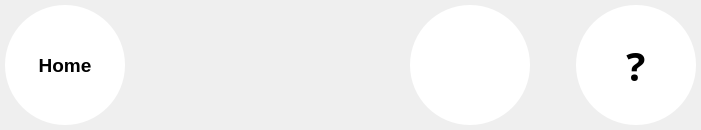
  <widget class="QWidget" name="layoutWidget_6">
   <property name="geometry">
    <rect>
     <x>40</x>
     <y>10</y>
     <width>701</width>
     <height>130</height>
    </rect>
   </property>
   <layout class="QHBoxLayout" name="horizontalLayout_6">
    <property name="margin">
     <number>5</number>
    </property>
    <item>
     <widget class="QToolButton" name="B_Home">
      <property name="minimumSize">
       <size>
        <width>120</width>
        <height>120</height>
       </size>
      </property>
      <property name="maximumSize">
       <size>
        <width>120</width>
        <height>120</height>
       </size>
      </property>
      <property name="palette">
       <palette>
        <active>
         <colorrole role="Button">
          <brush brushstyle="SolidPattern">
           <color alpha="255">
            <red>255</red>
            <green>255</green>
            <blue>255</blue>
           </color>
          </brush>
         </colorrole>
         <colorrole role="Base">
          <brush brushstyle="SolidPattern">
           <color alpha="255">
            <red>255</red>
            <green>255</green>
            <blue>255</blue>
           </color>
          </brush>
         </colorrole>
         <colorrole role="Window">
          <brush brushstyle="SolidPattern">
           <color alpha="255">
            <red>255</red>
            <green>255</green>
            <blue>255</blue>
           </color>
          </brush>
         </colorrole>
        </active>
        <inactive>
         <colorrole role="Button">
          <brush brushstyle="SolidPattern">
           <color alpha="255">
            <red>255</red>
            <green>255</green>
            <blue>255</blue>
           </color>
          </brush>
         </colorrole>
         <colorrole role="Base">
          <brush brushstyle="SolidPattern">
           <color alpha="255">
            <red>255</red>
            <green>255</green>
            <blue>255</blue>
           </color>
          </brush>
         </colorrole>
         <colorrole role="Window">
          <brush brushstyle="SolidPattern">
           <color alpha="255">
            <red>255</red>
            <green>255</green>
            <blue>255</blue>
           </color>
          </brush>
         </colorrole>
        </inactive>
        <disabled>
         <colorrole role="Button">
          <brush brushstyle="SolidPattern">
           <color alpha="255">
            <red>255</red>
            <green>255</green>
            <blue>255</blue>
           </color>
          </brush>
         </colorrole>
         <colorrole role="Base">
          <brush brushstyle="SolidPattern">
           <color alpha="255">
            <red>255</red>
            <green>255</green>
            <blue>255</blue>
           </color>
          </brush>
         </colorrole>
         <colorrole role="Window">
          <brush brushstyle="SolidPattern">
           <color alpha="255">
            <red>255</red>
            <green>255</green>
            <blue>255</blue>
           </color>
          </brush>
         </colorrole>
        </disabled>
       </palette>
      </property>
      <property name="font">
       <font>
        <pointsize>14</pointsize>
        <weight>75</weight>
        <bold>true</bold>
       </font>
      </property>
      <property name="styleSheet">
       <string notr="true">QToolButton{
background-color: rgb(255, 255, 255);
border-width:1px;
border-radius:60px;
max-width:120px;
max-height:120px;
min-width:120px;
min-height:120px;
}

QToolButton:pressed{ 
	background-color: rgb(222, 222, 222);

}</string>
      </property>
      <property name="text">
       <string>Home</string>
      </property>
      <property name="icon">
       <iconset resource="Src.qrc">
        <normaloff>:/ImgList/Home</normaloff>:/ImgList/Home</iconset>
      </property>
      <property name="iconSize">
       <size>
        <width>70</width>
        <height>70</height>
       </size>
      </property>
      <property name="toolButtonStyle">
       <enum>Qt::ToolButtonTextUnderIcon</enum>
      </property>
     </widget>
    </item>
    <item>
     <spacer name="horizontalSpacer_6">
      <property name="orientation">
       <enum>Qt::Horizontal</enum>
      </property>
      <property name="sizeHint" stdset="0">
       <size>
        <width>40</width>
        <height>20</height>
       </size>
      </property>
     </spacer>
    </item>
    <item>
     <widget class="QToolButton" name="B_Assistance">
      <property name="font">
       <font>
        <family>Droid Sans Georgian</family>
        <pointsize>30</pointsize>
        <weight>75</weight>
        <bold>true</bold>
       </font>
      </property>
      <property name="styleSheet">
       <string notr="true">QToolButton{
background-color: rgb(255, 255, 255);
border-width:1px;
border-radius:60px;
max-width:120px;
max-height:120px;
min-width:120px;
min-height:120px;
}

QToolButton:pressed{ 
	background-color: rgb(222, 222, 222);

}</string>
      </property>
      <property name="text">
       <string/>
      </property>
      <property name="icon">
       <iconset resource="Src.qrc">
        <normaloff>:/ImgList/BAssistance</normaloff>:/ImgList/BAssistance</iconset>
      </property>
      <property name="iconSize">
       <size>
        <width>70</width>
        <height>70</height>
       </size>
      </property>
      <property name="popupMode">
       <enum>QToolButton::DelayedPopup</enum>
      </property>
      <property name="toolButtonStyle">
       <enum>Qt::ToolButtonIconOnly</enum>
      </property>
      <property name="autoRaise">
       <bool>false</bool>
      </property>
     </widget>
    </item>
    <item>
     <spacer name="horizontalSpacer_11">
      <property name="orientation">
       <enum>Qt::Horizontal</enum>
      </property>
      <property name="sizeType">
       <enum>QSizePolicy::Fixed</enum>
      </property>
      <property name="sizeHint" stdset="0">
       <size>
        <width>40</width>
        <height>20</height>
       </size>
      </property>
     </spacer>
    </item>
    <item>
     <widget class="QToolButton" name="B_Help">
      <property name="palette">
       <palette>
        <active>
         <colorrole role="Button">
          <brush brushstyle="SolidPattern">
           <color alpha="255">
            <red>255</red>
            <green>255</green>
            <blue>255</blue>
           </color>
          </brush>
         </colorrole>
         <colorrole role="Base">
          <brush brushstyle="SolidPattern">
           <color alpha="255">
            <red>255</red>
            <green>255</green>
            <blue>255</blue>
           </color>
          </brush>
         </colorrole>
         <colorrole role="Window">
          <brush brushstyle="SolidPattern">
           <color alpha="255">
            <red>255</red>
            <green>255</green>
            <blue>255</blue>
           </color>
          </brush>
         </colorrole>
        </active>
        <inactive>
         <colorrole role="Button">
          <brush brushstyle="SolidPattern">
           <color alpha="255">
            <red>255</red>
            <green>255</green>
            <blue>255</blue>
           </color>
          </brush>
         </colorrole>
         <colorrole role="Base">
          <brush brushstyle="SolidPattern">
           <color alpha="255">
            <red>255</red>
            <green>255</green>
            <blue>255</blue>
           </color>
          </brush>
         </colorrole>
         <colorrole role="Window">
          <brush brushstyle="SolidPattern">
           <color alpha="255">
            <red>255</red>
            <green>255</green>
            <blue>255</blue>
           </color>
          </brush>
         </colorrole>
        </inactive>
        <disabled>
         <colorrole role="Button">
          <brush brushstyle="SolidPattern">
           <color alpha="255">
            <red>255</red>
            <green>255</green>
            <blue>255</blue>
           </color>
          </brush>
         </colorrole>
         <colorrole role="Base">
          <brush brushstyle="SolidPattern">
           <color alpha="255">
            <red>255</red>
            <green>255</green>
            <blue>255</blue>
           </color>
          </brush>
         </colorrole>
         <colorrole role="Window">
          <brush brushstyle="SolidPattern">
           <color alpha="255">
            <red>255</red>
            <green>255</green>
            <blue>255</blue>
           </color>
          </brush>
         </colorrole>
        </disabled>
       </palette>
      </property>
      <property name="font">
       <font>
        <family>Droid Sans Georgian</family>
        <pointsize>30</pointsize>
        <weight>75</weight>
        <bold>true</bold>
       </font>
      </property>
      <property name="styleSheet">
       <string notr="true">QToolButton{
background-color: rgb(255, 255, 255);
border-width:1px;
border-radius:60px;
max-width:120px;
max-height:120px;
min-width:120px;
min-height:120px;
}

QToolButton:pressed{ 
	background-color: rgb(222, 222, 222);

}</string>
      </property>
      <property name="text">
       <string>?</string>
      </property>
      <property name="popupMode">
       <enum>QToolButton::DelayedPopup</enum>
      </property>
      <property name="toolButtonStyle">
       <enum>Qt::ToolButtonIconOnly</enum>
      </property>
      <property name="autoRaise">
       <bool>false</bool>
      </property>
     </widget>
    </item>
   </layout>
  </widget>
